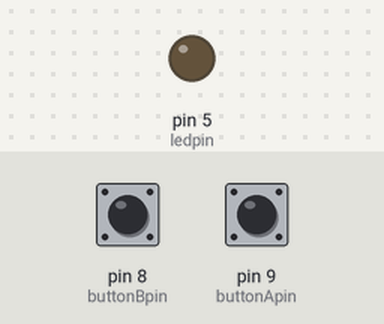
Bench run of a sketch on a simulated Arduino Uno, built with avr-gcc and run on an emulated ATmega328P. Shown: output pins drawn as LEDs (lit = HIGH). Inputs (shaded band) come from the test bench; at power-on: pin 9 (buttonApin) HIGH, pin 8 (buttonBpin) HIGH.

Above: at 1.2 s.
1.3 s: pin 9 (buttonApin) pulled LOW for 0.15 s
At 2.7 s:
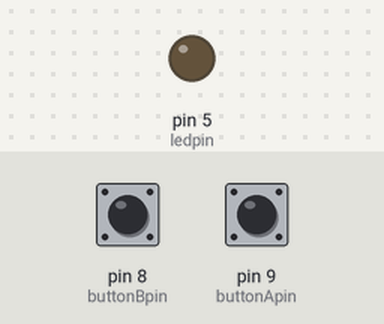
3.0 s: pin 9 (buttonApin) pulled LOW for 3.2 s
At 3.8 s:
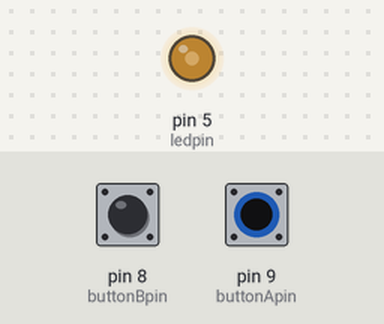
Timing chart, 0 to 7.7 s (numbered marks = the images above; inputs shaded):
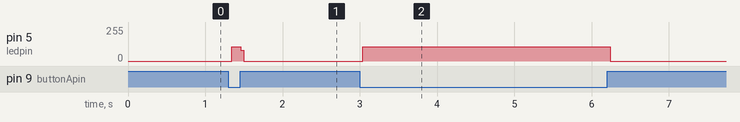

Measured:
- after the input at 1.3 s, pin 5 (ledpin): 0/255 → 107/255 at once, → 0/255 0.12 s later
- after the input at 3.0 s, pin 5 (ledpin): 0/255 → 107/255 at once, → 0/255 3.2 s later

The sketch:

sketch_oct24d.ino
```cpp
int ledpin = 5;
int buttonApin=9;
int buttonBpin=8;


byte leds=0;
////el led inicia apagado o esta apagado

void setup() {//configuracion
  // put your setup code here, to run once:
pinMode(ledpin,OUTPUT);///
pinMode(buttonApin,INPUT_PULLUP);//ENTRADAS
pinMode(buttonBpin,INPUT_PULLUP);///ENTRADAS

}

void loop() {
  // put your main code here, to run repeatedly:
if(digitalRead(buttonApin)==LOW)// presionas ensendido
{
digitalWrite(ledpin,HIGH);

}

if(digitalRead(buttonBpin)==LOW);//no presionado se apaga
{
digitalWrite(ledpin,LOW);
}
}
```
